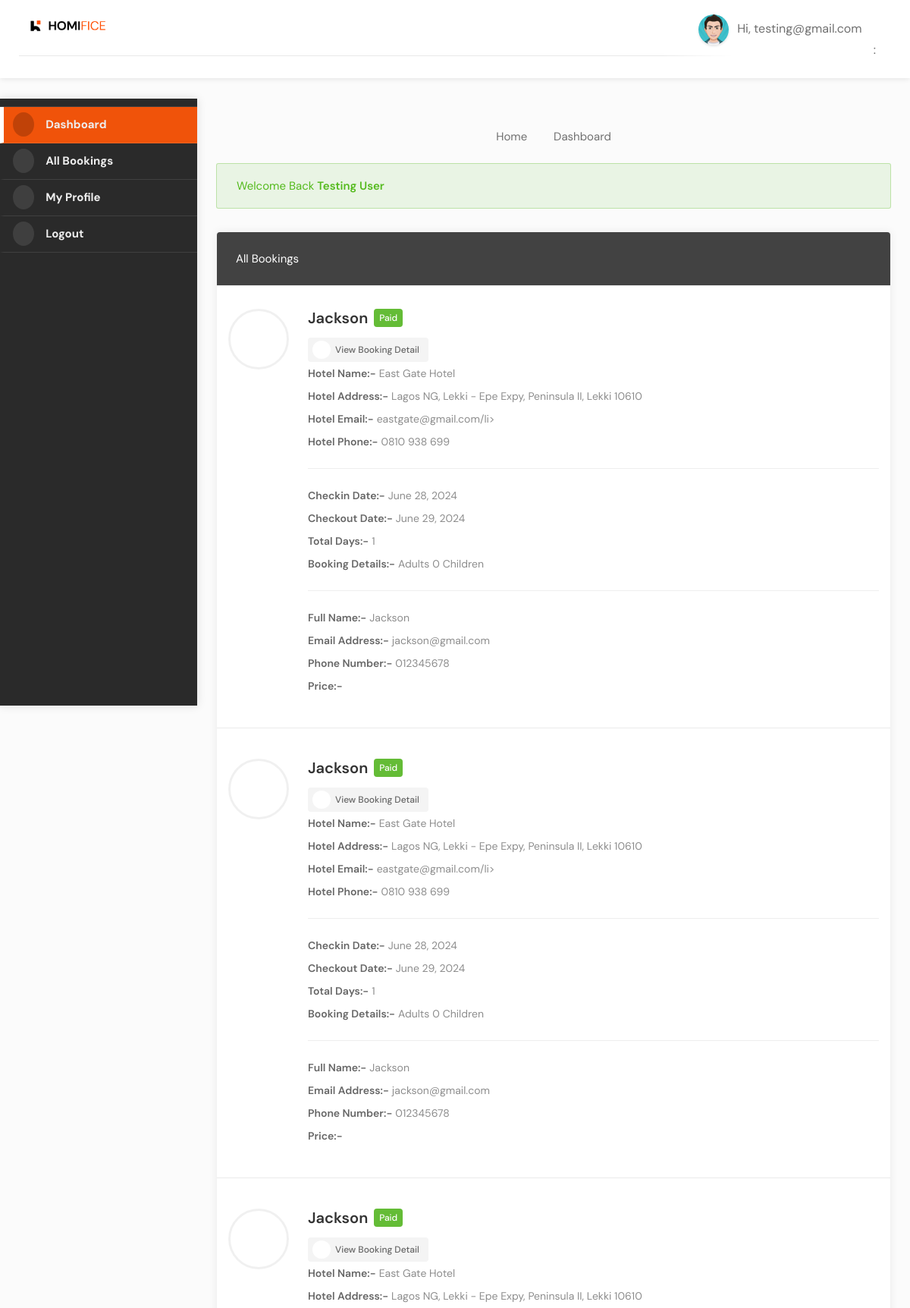
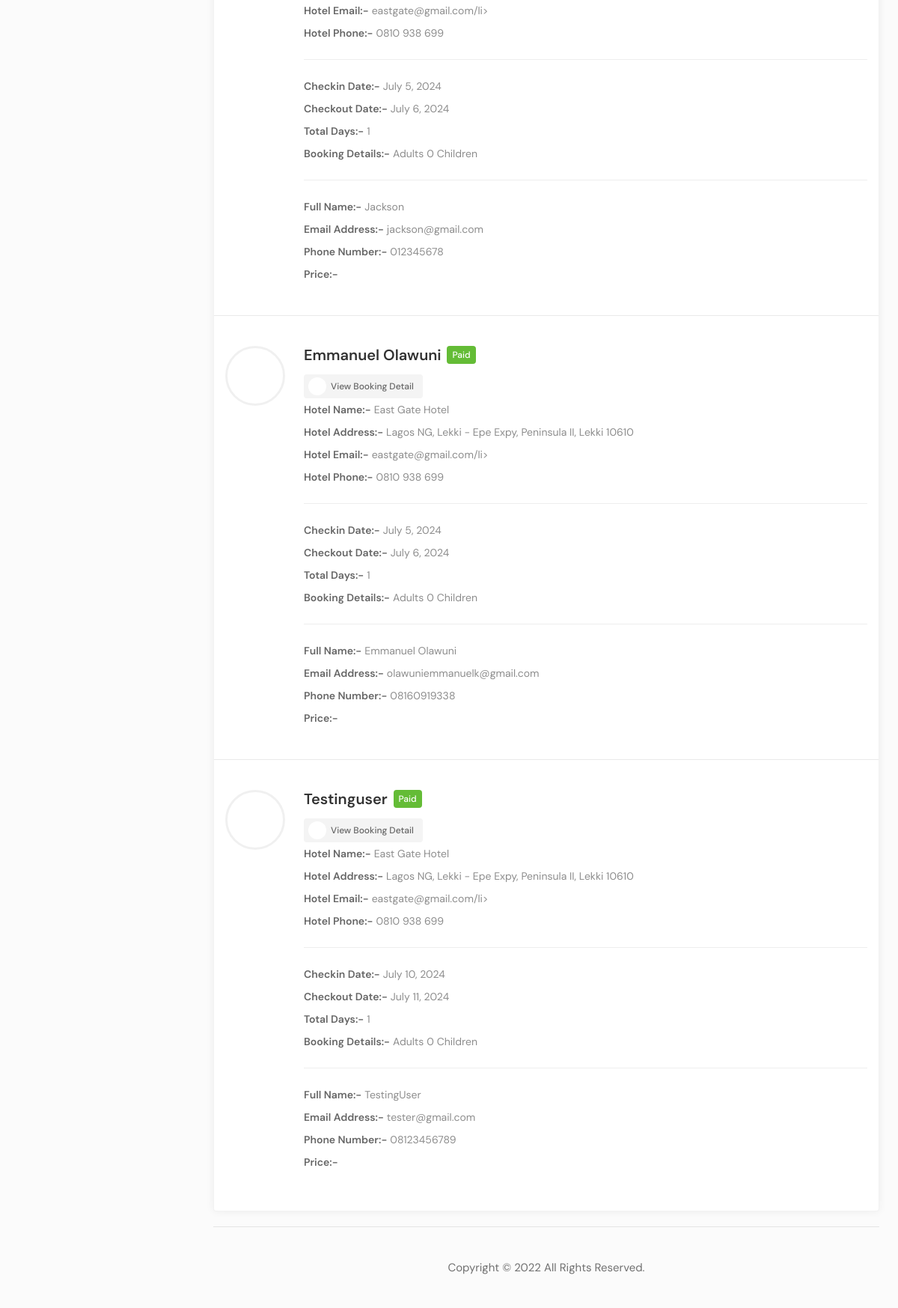
Page /dashboard/bookings/ (signed in) on the committed database (2 pictures, top to bottom).
### userauths/models.py (models this page shows, shortened)
class User(AbstractUser):
    full_name = models.CharField(max_length=500, null=True, blank=True)
    username = models.CharField(max_length=500, unique=True)
    email = models.EmailField(unique=True)
    phone = models.CharField(max_length=20, null=True, blank=True)  # For country prefix
    gender = models.CharField(max_length=20, choices=GENDER, default="Other")
    otp = models.CharField(max_length=100, null=True, blank=True)
    USERNAME_FIELD = 'email'  # Use email as the unique identifier for login
    REQUIRED_FIELDS = ['username']  # Required fields for user creation

### hotel/models.py (models this page shows, shortened)
class Booking(models.Model):
    user = models.ForeignKey(User, on_delete=models.SET_NULL, null=True, blank=True)
    payment_status = models.CharField(max_length=100, choices=PAYMENT_STATUS)
    full_name = models.CharField(max_length=255)
    email = models.CharField(max_length=255)
    phone = models.CharField(max_length=255)
    hotel = models.ForeignKey(Hotel, on_delete=models.SET_NULL, null=True, blank=True)
    room_type = models.ForeignKey(RoomType, on_delete=models.SET_NULL, null=True, blank=True)
    room = models.ManyToManyField(Room)
    before_discount = models.DecimalField(max_digits=12, decimal_places=2, default=0.00)
    total = models.DecimalField(max_digits=12, decimal_places=2, default=0.00)
    saved = models.DecimalField(max_digits=12, decimal_places=2, default=0.00)
    check_in_date = models.DateField()
    check_out_date = models.DateField(null=True, blank=True)
    total_days = models.PositiveIntegerField(default=0)
    num_adults = models.PositiveIntegerField(default=1)
    num_children = models.PositiveIntegerField(default=0)
    checked_in = models.BooleanField(default=False)
    checked_out = models.BooleanField(default=False)
    is_active = models.BooleanField(default=False)
    checked_in_tracker = models.BooleanField(default=False)
    checked_out_tracker = models.BooleanField(default=False)
    coupons = models.ManyToManyField("hotel.Coupon", blank=True)
    date = models.DateTimeField(auto_now_add=True)
    stripe_payment_intent = models.CharField(max_length=1000, null=True, blank=True)
    successID = ShortUUIDField(unique=True, length=10, max_length=20, alphabet="abcdefghijklmnopqrstuvwxyz", null=True, blank=True)
    booking_id = ShortUUIDField(unique=True, length=10, max_length=20, alphabet="abcdefghijklmnopqrstuvwxyz")

class Hotel(models.Model):
    user = models.ForeignKey(User, on_delete=models.SET_NULL, null=True)  # The hotel lister
    name = models.CharField(max_length=255)
    description = CKEditor5Field(null=True, blank=True, config_name='extends')
    image = models.FileField(upload_to="hotel_gallery")
    address = models.CharField(max_length=500)
    mobile = models.CharField(max_length=20)
    email = models.EmailField()
    status = models.CharField(max_length=20, choices=HOTEL_STATUS, default="Live")
    tags = TaggableManager(blank=True)
    views = models.IntegerField(default=0)
    featured = models.BooleanField(default=False)
    hotelID = ShortUUIDField(unique=True, length=10, max_length=20, alphabet="abcdefghijklmnopqrstuvwxyz")
    slug = models.SlugField(unique=True)
    date = models.DateTimeField(auto_now_add=True)
    website = models.CharField(max_length=2048, null=True, blank=True)
    facebook = models.CharField(max_length=2048, null=True, blank=True)
    twitter = models.CharField(max_length=2048, null=True, blank=True)
    instagram = models.CharField(max_length=2048, null=True, blank=True)
    youtube = models.CharField(max_length=2048, null=True, blank=True)
    def thumbnail(self):
        if self.image:
            return mark_safe("<img src='%s' width='50' height='50' style='object-fit: cover; border-radius 7px;' />" % (self.image.url))
        return "No Image"
    thumbnail.short_description = 'Thumbnail'
    def hotel_gallery(self):
        return HotelGallery.objects.filter(hotel=self)

### user_dashboard/views.py (the view)
# urls.py: path("bookings/", views.bookings, name="bookings"),
@login_required
def bookings(request):
    booking = Booking.objects.filter(user=request.user, payment_status="paid")
    context = {
        "booking": booking
    }
    return render(request, "user_dashboard/booking.html", context)

### templates/user_dashboard/booking.html (shortened to what this page needs)
{% extends 'partials/dashboard_base.html' %}
{% load static %}
{% block content %}
<div class="row">
    <div class="col-lg-12">
        <div class="utf_dashboard_list_box margin-top-0">
            <h4>All Bookings</h4>
            <ul>
                {% for b in booking %}
                <li class="utf_approved_booking_listing margin-bottom-10 ">
                    <div class="utf_list_box_listing_item bookings">
                        <div class="utf_list_box_listing_item-img"><img src="{{ profile.image.url }}" alt=""></div>
                        <div class="utf_list_box_listing_item_content">
                            <div class="inner">
                                <h3>{{ b.full_name|title}} <span class="utf_booking_listing_status">{{b.payment_status|title}}</span></h3>
                                <div class=""> <a href="{% url 'user_dashboard:booking_detail' b.booking_id %}" class="button gray "><i class="sl sl-icon-eye"></i> View Booking Detail</a> </div>
                                <div class="utf_inner_booking_listing_list">
                                    <h5>Hotel Name:-</h5>
                                    <ul class="utf_booking_listing_list">
                                        <li>{{ b.hotel.name }}</li>
                                    </ul>
                                </div>
                                <div class="utf_inner_booking_listing_list">
                                    <h5>Hotel Address:-</h5>
                                    <ul class="utf_booking_listing_list">
                                        <li>{{ b.hotel.address }}</li>
                                    </ul>
                                </div>
                                <div class="utf_inner_booking_listing_list">
                                    <h5>Hotel Email:-</h5>
                                    <ul class="utf_booking_listing_list">
                                        <li class="highlighted">{{ b.hotel.email}}/li>
                                    </ul>
                                </div>
                                <div class="utf_inner_booking_listing_list">
                                    <h5>Hotel Phone:-</h5>
                                    <ul class="utf_booking_listing_list">
                                        <li class="highlighted">{{ b.hotel.mobile }}</li>
                                    </ul>
                                </div>
                                <hr>
                                <div class="utf_inner_booking_listing_list">
                                    <h5>Checkin Date:-</h5>
                                    <ul class="utf_booking_listing_list">
                                        <li class="highlighted">{{ b.check_in_date }}</li>
                                    </ul>
                                </div>
                                <div class="utf_inner_booking_listing_list">
                                    <h5>Checkout Date:-</h5>
                                    <ul class="utf_booking_listing_list">
                                        <li class="highlighted">{{ b.check_out_date }}</li>
                                    </ul>
                                </div>
                                <div class="utf_inner_booking_listing_list">
                                    <h5>Total Days:-</h5>
                                    <ul class="utf_booking_listing_list">
                                        <li class="highlighted">{{ b.total_days }}</li>
                                    </ul>
                                </div>
                                <div class="utf_inner_booking_listing_list">
                                    <h5>Booking Details:-</h5>
                                    <ul class="utf_booking_listing_list">
                                        <li class="highlighted">{{ b.num_adult }} Adults</li>
                                        <li class="highlighted">{{ b.num_children }} Children</li>
                                    </ul>
                                </div>
                                <hr>
                                <div class="utf_inner_booking_listing_list">
                                    <h5>Full Name:-</h5>
                                    <ul class="utf_booking_listing_list">
                                        <li class="highlighted">{{ b.full_name }}</li>
                                    </ul>
                                </div>
                                <div class="utf_inner_booking_listing_list">
                                    <h5>Email Address:-</h5>
                                    <ul class="utf_booking_listing_list">
                                        <li class="highlighted">{{ b.email }}</li>
                                    </ul>
                                </div>
                                <div class="utf_inner_booking_listing_list">
                                    <h5>Phone Number:-</h5>
                                    <ul class="utf_booking_listing_list">
                                        <li class="highlighted">{{ b.phone }}</li>
                                    </ul>
                                </div>
                                <div class="utf_inner_booking_listing_list">
                                    <h5>Price:-</h5>
                                </div>
                            </div>
                        </div>
                    </div>
                </li>
                {% endfor %}
            </ul>
        </div>
    </div>
    <div class="col-md-12">
        <div class="footer_copyright_part">Copyright © 2022 All Rights Reserved.</div>
    </div>
</div>
</div>
</div>
</div>
{% endblock content %}

### templates/partials/dashboard_base.html (shortened to what this page needs)
{% load static %}
<!DOCTYPE html>
<html lang="zxx">
<head>
  <link rel="stylesheet" href="{% static 'css/stylesheet.css' %}">
  <link rel="stylesheet" href="{% static 'css/mmenu.css' %}">
  <link rel="stylesheet" href="{% static 'css/perfect-scrollbar.css' %}">
  <link rel="stylesheet" href="{% static 'css/style.css' %}" id="colors">
</head>
<body>
  <div id="main_wrapper">
    <header id="header_part" class="fixed fullwidth_block dashboard">
      <div id="header" class="not-sticky">
        <div class="container">
          <div class="utf_left_side">
            <div id="logo"> <a href="index_1.html"><img src="{% static 'images/logo.png' %}" alt=""></a>  </div>
            <nav id="navigation" class="style_one">
            </nav>
            <div class="clearfix"></div>
          </div>
          <div class="utf_right_side">
            <div class="header_widget">
              <div class="utf_user_menu">
                <div class="utf_user_name"><span><img src="{% static 'images/dashboard-avatar.jpg' %}" alt=""></span>Hi,
                  {{ request.user.email }}</div>:
              </div>
            </div>
          </div>
        </div>
      </div>
    </header>
    <div id="dashboard">
      {% include 'partials/dashboard_sidebar.html' %}
      <div class="utf_dashboard_content">
          <div class="row margin-bottom-20">
            <div class="col-md-12">
              <nav id="breadcrumbs">
                <ul>
                  <li><a href="index_1.html">Home</a></li>
                  <li>Dashboard</li>
                </ul>
              </nav>
            </div>
          </div>
        <div class="row">
          <div class="col-md-12">
            <div class="notification success closeable margin-bottom-30">
              <p>Welcome Back <strong>{{ request.user.full_name }}</strong></p>
              <a class="close" href="#"></a>
            </div>
          </div>
        </div>
        {% block content %}
        {% endblock content %}
</body>
</html>

### static/css/mmenu.css (style rules this page uses)
:root { --mm-line-height:20px; --mm-listitem-size:44px; --mm-navbar-size:44px; --mm-offset-top:0; --mm-offset-right:0; --mm-offset-bottom:0; --mm-offset-left:0; --mm-color-border:rgba(0, 0, 0, 0.1); --mm-color-button:rgba(0, 0, 0, 0.3); --mm-color-text:rgba(0, 0, 0, 0.75); --mm-color-text-dimmed:rgba(0, 0, 0, 0.3); --mm-color-background:#f3f3f3; --mm-color-background-highlight:rgba(0, 0, 0, 0.05); --mm-color-background-emphasis:rgba(255, 255, 255, 0.4); --mm-shadow:0 0 10px rgba(0, 0, 0, 0.3) }

### static/css/style.css (style rules this page uses)
body { color: #707070; font-size: 15px; line-height: 28px; background-color: #fff; }
body p { font-size: 16px; line-height: 28px; }
body, h1, h2, h3, h4, h5, h6, input[type="text"], input[type="password"], input[type="email"], textarea, select, input[type="button"], input[type="submit"], button, #tiptip_content, .map-box p, .map-box div, .numerical-rating .utf_counter_star_rating, body .nav_responsive i.menu-trigger:after { font-family:'DM Sans', sans-serif; text-transform: none; }
h1, h2, h3, h4, h5, h6 { color: #323232; }
* { margin: 0px; padding: 0px; box-sizing: border-box; }
ul, li { margin: 0px; list-style-type: none; }

### rows in the picture
User: user.email "testing@gmail.com", user.full_name "Testing User"
Booking: full_name "Jackson", payment_status "Paid", hotel.name "East Gate Hotel", hotel.address "Lagos NG, Lekki - Epe Expy, Peninsula II, Lekki 10610", hotel.email "eastgate@gmail.com", hotel.mobile "0810 938 699", check_in_date "June 28, 2024", check_out_date "June 29, 2024", total_days "1", num_children "0", email "jackson@gmail.com", phone "012345678"
Booking: full_name "Jackson", payment_status "Paid", hotel.name "East Gate Hotel", hotel.address "Lagos NG, Lekki - Epe Expy, Peninsula II, Lekki 10610", hotel.email "eastgate@gmail.com", hotel.mobile "0810 938 699", check_in_date "June 28, 2024", check_out_date "June 29, 2024", total_days "1", num_children "0", email "jackson@gmail.com", phone "012345678"
Booking: full_name "Jackson", payment_status "Paid", hotel.name "East Gate Hotel", hotel.address "Lagos NG, Lekki - Epe Expy, Peninsula II, Lekki 10610", hotel.email "eastgate@gmail.com", hotel.mobile "0810 938 699", check_in_date "July 5, 2024", check_out_date "July 6, 2024", total_days "1", num_children "0", email "jackson@gmail.com", phone "012345678"
Booking: full_name "Emmanuel Olawuni", payment_status "Paid", hotel.name "East Gate Hotel", hotel.address "Lagos NG, Lekki - Epe Expy, Peninsula II, Lekki 10610", hotel.email "eastgate@gmail.com", hotel.mobile "0810 938 699", check_in_date "July 5, 2024", check_out_date "July 6, 2024", total_days "1", num_children "0", email "olawuniemmanuelk@gmail.com", phone "08160919338"
Booking: full_name "Testinguser", payment_status "Paid", hotel.name "East Gate Hotel", hotel.address "Lagos NG, Lekki - Epe Expy, Peninsula II, Lekki 10610", hotel.email "eastgate@gmail.com", hotel.mobile "0810 938 699", check_in_date "July 10, 2024", check_out_date "July 11, 2024", total_days "1", num_children "0", full_name "TestingUser", email "tester@gmail.com", phone "08123456789"
